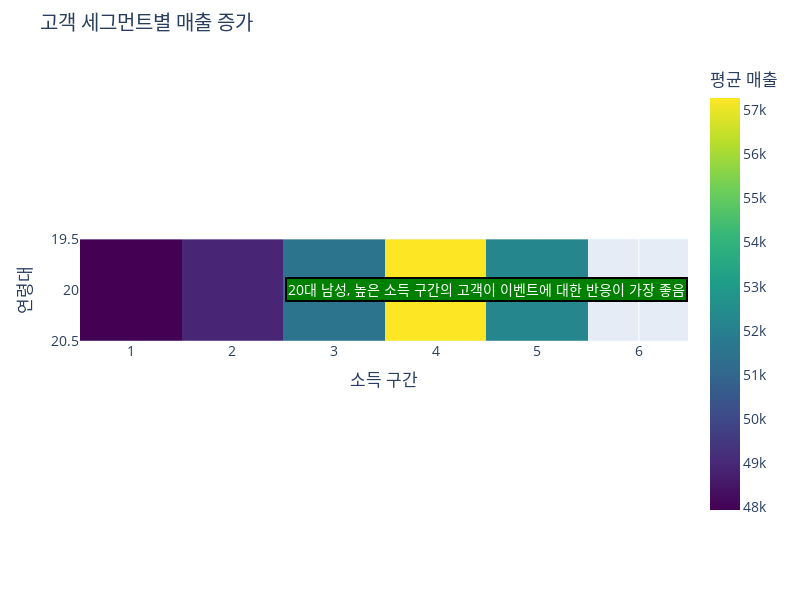

The notebook cell saved with this chart:
### Code cell
import pandas as pd
import plotly.express as px
import json

# 데이터 생성 및 데이터프레임 생성
json_data = '[{"avg_sales": 47945.454545454544, "SEX_CD": 1, "AGE_CD": 20, "INCM_NR_CD": 1}, {"avg_sales": 48894.73684210526, "SEX_CD": 1, "AGE_CD": 20, "INCM_NR_CD": 2}, {"avg_sales": 51542.64705882353, "SEX_CD": 1, "AGE_CD": 20, "INCM_NR_CD": 3}, {"avg_sales": 57272.94685990338, "SEX_CD": 1, "AGE_CD": 20, "INCM_NR_CD": 4}, {"avg_sales": 52243.537414965984, "SEX_CD": 1, "AGE_CD": 20, "INCM_NR_CD": 5}]'
df = pd.DataFrame(json.loads(json_data))

# 히트맵 생성
fig = px.imshow(df.pivot_table(index='AGE_CD', columns='INCM_NR_CD', values='avg_sales', aggfunc='mean'),
                labels=dict(x="소득 구간", y="연령대", color="평균 매출"),
                color_continuous_scale='Viridis')

fig.update_layout(
    title='고객 세그먼트별 매출 증가',
    font=dict(size=14),
    width=800,
    height=600)
# 특별히 강조하고자 하는 데이터 포인트에 대한 주석 추가
fig.add_annotation(text='20대 남성, 높은 소득 구간의 고객이 이벤트에 대한 반응이 가장 좋음',
                   x=4.5, y=20, showarrow=False, font=dict(size=14, color='white'),
                   bordercolor='black', borderwidth=2, bgcolor='green')

### Figure 1 — Plotly figure (JSON) as saved in the notebook; plotly's stock layout.template omitted (floating-point values rounded to 4 significant figures)
{"data": [{"coloraxis": "coloraxis", "hovertemplate": "소득 구간: %{x}<br>연령대: %{y}<br>평균 매출: %{z}<extra></extra>", "name": "0", "type": "heatmap", "x": [1, 2, 3, 4, 5], "xaxis": "x", "y": [20], "yaxis": "y", "z": [[47950.0, 48890.0, 51540.0, 57270.0, 52240.0]]}], "layout": {"annotations": [{"bgcolor": "green", "bordercolor": "black", "borderwidth": 2, "font": {"color": "white", "size": 14}, "showarrow": false, "text": "20대 남성, 높은 소득 구간의 고객이 이벤트에 대한 반응이 가장 좋음", "x": 4.5, "y": 20}], "coloraxis": {"colorbar": {"title": {"text": "평균 매출"}}, "colorscale": [[0, "#440154"], [0.1111, "#482878"], [0.2222, "#3e4989"], [0.3333, "#31688e"], [0.4444, "#26828e"], [0.5556, "#1f9e89"], [0.6667, "#35b779"], [0.7778, "#6ece58"], [0.8889, "#b5de2b"], [1, "#fde725"]]}, "font": {"size": 14}, "height": 600, "margin": {"t": 60}, "title": {"text": "고객 세그먼트별 매출 증가"}, "width": 800, "xaxis": {"anchor": "y", "constrain": "domain", "domain": [0, 1], "scaleanchor": "y", "title": {"text": "소득 구간"}}, "yaxis": {"anchor": "x", "autorange": "reversed", "constrain": "domain", "domain": [0, 1], "title": {"text": "연령대"}}}}
